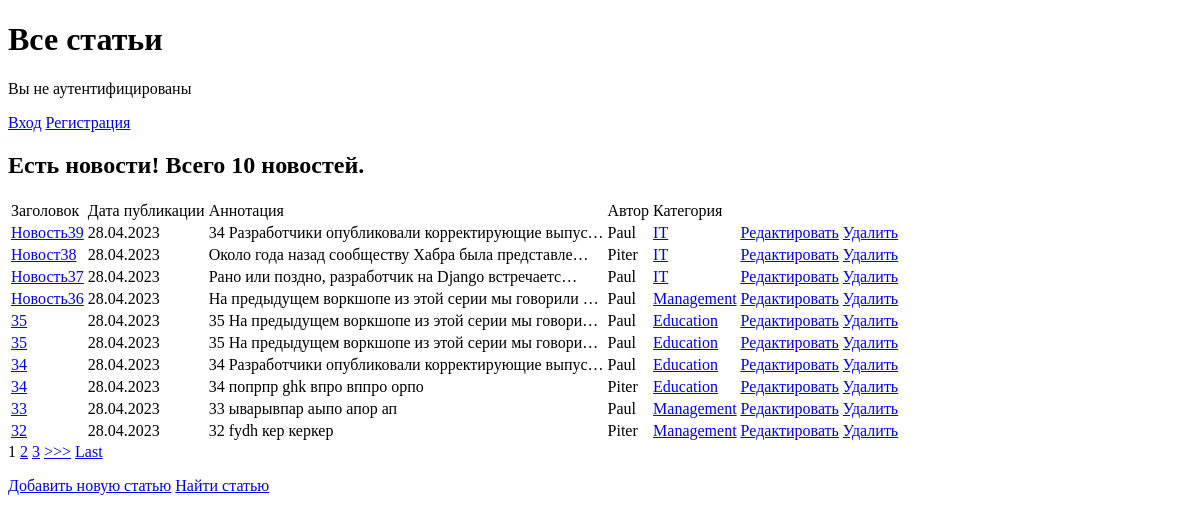
Before: /news/ with the older database file.
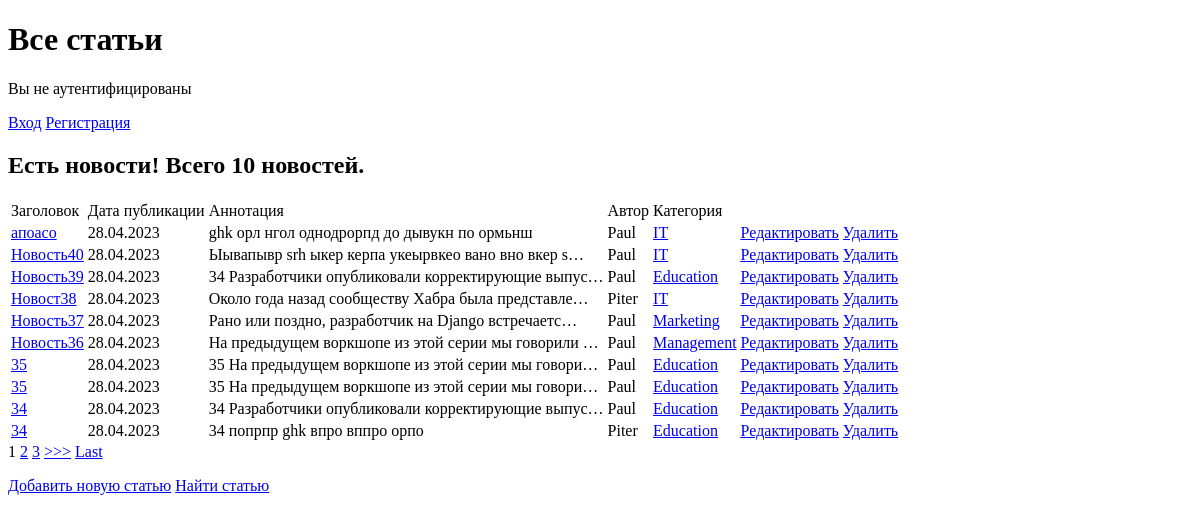
After: the same page with the newer database file.
### news/models.py (models this page shows, shortened)
class Post(models.Model):
    author = models.ForeignKey(Author, on_delete=models.CASCADE)
    NEWS = 'NW'
    ARTICLE = 'AR'
    CATEGORY_CHOICES = (
        (NEWS, 'Новость'),
        (ARTICLE, 'Статья'),
    )
    categoryType = models.CharField(max_length=2, choices = CATEGORY_CHOICES, default=ARTICLE)
    dataCreation = models.DateTimeField(auto_now_add=True)
    category = models.ManyToManyField('Category', through='PostCategory')
    title = models.CharField(max_length=128)
    text = models.TextField()
    rating = models.SmallIntegerField(default=0)

class Author(models.Model):
    authorUser = models.OneToOneField(User, on_delete=models.CASCADE)
    ratingAuthor = models.SmallIntegerField(default=0)

class Category(models.Model):
    name = models.CharField(max_length=64, unique=True)
    subscribers = models.ManyToManyField(User, blank=True)

### news/views.py (the view)
# urls.py: path('', PostsList.as_view()),          # т.к. сам по себе это класс, то нам надо представить этот класс в виде view. Для этого вызываем метод as_view
class PostsList(ListView):
    model = Post  # указываем модель, объекты которой мы будем выводить
    template_name = 'news.html'  # указываем имя шаблона, в котором будет лежать HTML, в нём будут все инструкции о том, как именно пользователю должны вывестись наши объекты
    context_object_name = 'news'  # это имя списка, в котором будут лежать все объекты, его надо указать, чтобы обратиться к самому списку объектов через HTML-шаблон
    paginate_by = 10  # поставим постраничный вывод в 10 элементов
    ordering = ['-dataCreation']
    def get_context_data(self, **kwargs):
        context = super().get_context_data(**kwargs)
        context['is_not_authors'] = not self.request.user.groups.filter(name='authors').exists()
        return context

### news/templatetags/custom_filters.py (called while the page is built)
@register.filter(name='censor')     # регистрируем наш фильтр под именем censor, чтоб django понимал, что это именно фильтр, а не простая функция
def censor(value):                   # первый аргумент здесь — это то значение, к которому надо применить фильтр
    for word in badwordsList:
        value = value.replace(word, '***')
    return value

### templates/news.html (shortened to what this page needs)
{% extends 'flatpages/default.html' %}
{% load custom_filters %}
{% block content %}
<h1>Все статьи</h1>
    {% if user.is_authenticated %}
        <p>Вы аутентифицированы, {{ request.user.username }} </p>
        <a href="{% url 'account_logout' %}">Выход</a>
        {% if is_not_authors %}
            <p>Вы не в группе авторов и не можете добавлять и редактировать статьи</p>
            <button> <a href="{% url 'upgrade' %}">Хочу Authors!</a> </button>
        {% endif %}
    {% else %}
        <p>Вы не аутентифицированы</p>
        <a href="{% url 'account_login' %}">Вход</a>
        <a href="{% url 'account_signup' %}">Регистрация</a>
    {% endif %}
    {% if news %}
        <h2>Есть новости! Всего {{ news|length }} новостей. </h2>
         <table>
            <tr>
                <td>
                    Заголовок
                </td>
                <td>
                    Дата публикации
                </td>
                <td>
                    Аннотация
                </td>
                  <td>
                    Автор
                </td>
                 <td>
                     Категория
                </td>
            </tr>
         {% for new in news %}
            <tr>
                <td>
                    <a href="{% url 'new' new.id %}">{{ new.title|censor }}</a>
                </td>
                <td>
                    {{ new.dataCreation|date:'d.m.Y' }}
                </td>
                <td>
                    {{ new.text|truncatechars:50|censor }}
                </td>
                 <td>
                    {{ new.author.authorUser }}
                </td>
                <td>
                    {% if new.category.exists %}
                         <a href="{% url 'category' new.category.first.id %}">{{ new.category.first.name }}</a>
                    {% else %}
                        Нет категории
                    {% endif %}
                </td>
                <td>
                    <a href="{% url 'edit' new.id %}"><u>Редактировать</u></a>
                    <a href="{% url 'delete' new.id %}">Удалить</a>
                </td>
            </tr>
        {% endfor %}
        </table>
        {% if is_paginated %}
            {% for num in page_obj.paginator.page_range %}
                {% if page_obj.number == num %}
                    <a>{{ num }}</a>
                {% elif num > page_obj.number|add:'-3' and num < page_obj.number|add:'3' %}
                    <a href="?page={{ num }}">{{ num }}</a>
                {% endif %}
            {% endfor %}
            {% if page_obj.has_next %}
                <a href="?page={{ page_obj.next_page_number }}">>>></a>
                <a href="?page={{ page_obj.paginator.num_pages }}">Last</a>
            {% endif %}
        {% endif %}
    {% else %}
        <h2>Новостей нет!</h2>
    {% endif %}
    <p>
        <a href="{% url 'add' %}">Добавить новую статью</a>
        <a href="{% url 'search' %}">Найти статью</a>
    </p>
{% endblock content %}

Changed rows visible on the page:
no longer on this page (row unchanged): Post: title|censor "33", dataCreation "28.04.2023", text|censor "33 ыварывпар аыпо апор ап", author.authorUser "Paul", category.first.name "Management"
no longer on this page (row unchanged): Post: title|censor "32", dataCreation "28.04.2023", text|censor "32 fydh кер керкер", author.authorUser "Piter", category.first.name "Management"
added Post: title|censor "апоасо", dataCreation "28.04.2023", text|censor "ghk орл нгол однодрорпд до дывукн по ормьнш", author.authorUser "Paul", category.first.name "IT"
added Post: title|censor "Новость40", dataCreation "28.04.2023", text|censor "Ыывапывр srh ыкер керпа укеырвкео вано вно вкер s…", author.authorUser "Paul", category.first.name "IT"
computed for Post "Новость39": category.first.name "IT" → "Education"
computed for Post "Новость37": category.first.name "IT" → "Marketing"
